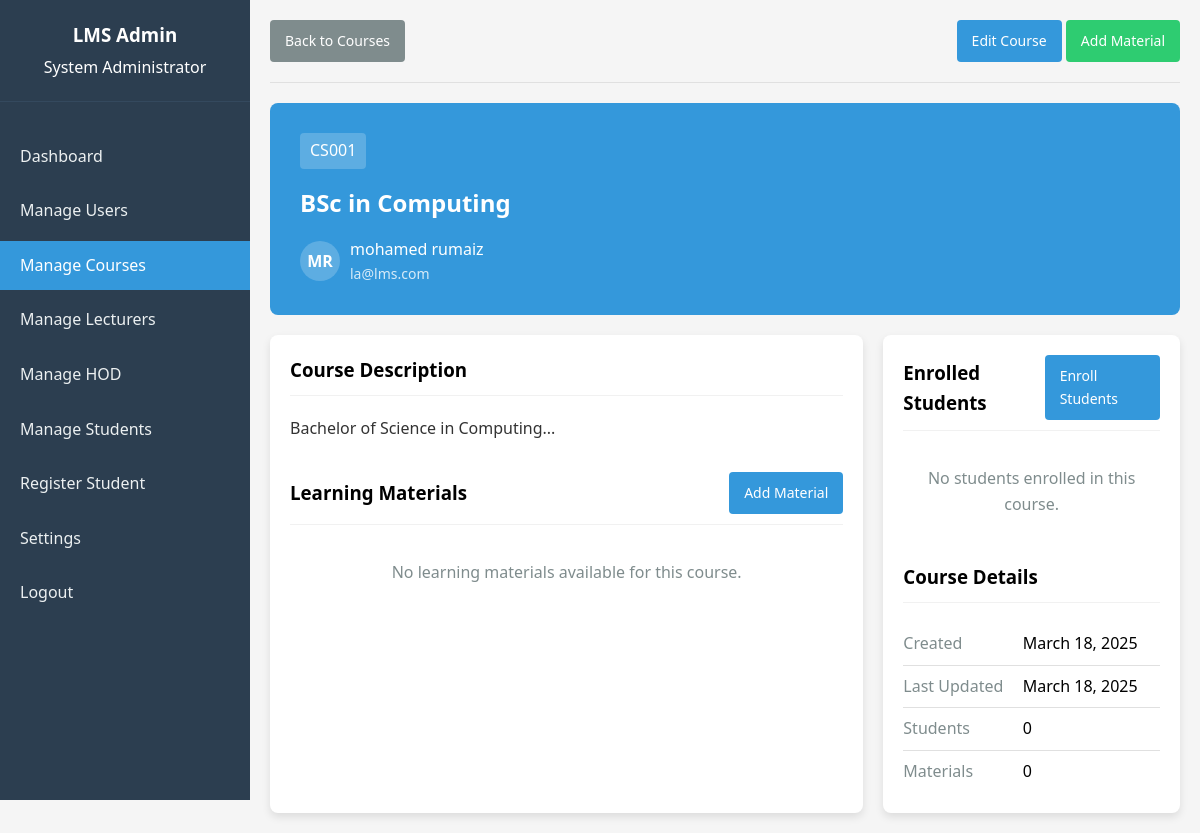
/admin/view_course.php?id=2 (signed in), run on the app's committed database.
### tables this page shows
CREATE TABLE `courses` (
  `course_id` int(11) NOT NULL,
  `course_code` varchar(20) NOT NULL,
  `title` varchar(100) NOT NULL,
  `description` text DEFAULT NULL,
  `lecturer_id` int(11) DEFAULT NULL,
  `created_at` timestamp NOT NULL DEFAULT current_timestamp(),
  `updated_at` timestamp NOT NULL DEFAULT current_timestamp() ON UPDATE current_timestamp()
);

CREATE TABLE `users` (
  `user_id` int(11) NOT NULL,
  `email` varchar(100) NOT NULL,
  `password` varchar(255) NOT NULL,
  `role` enum('admin','lecturer','student','hod') DEFAULT NULL,
  `first_name` varchar(50) NOT NULL,
  `last_name` varchar(50) NOT NULL,
  `profile_picture` varchar(255) DEFAULT NULL,
  `created_at` timestamp NOT NULL DEFAULT current_timestamp(),
  `updated_at` timestamp NOT NULL DEFAULT current_timestamp() ON UPDATE current_timestamp()
);

### admin/view_course.php (the view, shortened to what this page needs)
<?php
require_once '../config.php';
$courseId = $_GET['id'];
$stmt = $conn->prepare("
    SELECT c.*, u.first_name, u.last_name, u.email
    FROM courses c
    LEFT JOIN users u ON c.lecturer_id = u.user_id
    WHERE c.course_id = ?
");
$stmt->bind_param("i", $courseId);
$stmt->execute();
$result = $stmt->get_result();
$course = $result->fetch_assoc();
$studentsStmt = $conn->prepare("
    SELECT u.user_id, u.first_name, u.last_name, u.email, e.enrollment_date, e.status
    FROM enrollments e
    JOIN users u ON e.student_id = u.user_id
    WHERE e.course_id = ?
    ORDER BY e.enrollment_date DESC
");
$studentsStmt->bind_param("i", $courseId);
$studentsStmt->execute();
$studentsResult = $studentsStmt->get_result();
$materialsStmt = $conn->prepare("
    SELECT material_id, title, material_type, created_at
    FROM learning_materials
    WHERE course_id = ?
    ORDER BY created_at DESC
");
$materialsStmt->bind_param("i", $courseId);
$materialsStmt->execute();
$materialsResult = $materialsStmt->get_result();
?>
<!DOCTYPE html>
<html lang="en">
<head>
    <link rel="stylesheet" href="../assets/css/style.css">
</head>
<body>
    <div class="dashboard-container">
        <div class="sidebar">
            <div class="sidebar-header">
                <h3>LMS Admin</h3>
                <p><?php echo $_SESSION['first_name'] . ' ' . $_SESSION['last_name']; ?></p>
            </div>
            <ul class="sidebar-menu">
                <li><a href="dashboard.php">Dashboard</a></li>
                <li><a href="users.php">Manage Users</a></li>
                <li><a href="courses.php" class="active">Manage Courses</a></li>
                <li><a href="lecturer/lecturers.php">Manage Lecturers</a></li>
                <li><a href="hod/hod.php">Manage HOD</a></li>
                <li><a href="student/students.php">Manage Students</a></li>
                <li><a href="students/register_student.php">Register Student</a></li>
                <li><a href="settings.php">Settings</a></li>
                <li><a href="../logout.php">Logout</a></li>
            </ul>
        </div>
        <div class="main-content">
            <div class="header">
                <a href="courses.php" class="btn" style="background-color: #7f8c8d;">Back to Courses</a>
                <div>
                    <a href="edit_course.php?id=<?php echo $courseId; ?>" class="btn">Edit Course</a>
                    <a href="add_material.php?course_id=<?php echo $courseId; ?>" class="btn" style="background-color: #2ecc71;">Add Material</a>
                </div>
            </div>
            <div class="course-header">
                <span class="course-code"><?php echo $course['course_code']; ?></span>
                <h2><?php echo $course['title']; ?></h2>
                <?php if ($course['lecturer_id']): ?>
                    <div class="lecturer-info">
                        <div class="lecturer-avatar">
                            <?php echo strtoupper(substr($course['first_name'], 0, 1) . substr($course['last_name'], 0, 1)); ?>
                        </div>
                        <div>
                            <div><?php echo $course['first_name'] . ' ' . $course['last_name']; ?></div>
                            <div style="font-size: 14px; opacity: 0.8;"><?php echo $course['email']; ?></div>
                        </div>
                    </div>
                <?php else: ?>
                    <div class="lecturer-info">
                        <div style="opacity: 0.8;">No lecturer assigned</div>
                    </div>
                <?php endif; ?>
            </div>
            <div class="content-grid">
                <div class="course-details">
                    <div class="section-title">
                        <h3>Course Description</h3>
                    </div>
                    <div class="description">
                        <?php
                        if (!empty($course['description'])) {
                            echo nl2br($course['description']);
                        } else {
                            echo '<p class="no-items">No description provided.</p>';
                        }
                        ?>
                    </div>
                    <div class="section-title">
                        <h3>Learning Materials</h3>
                        <a href="add_material.php?course_id=<?php echo $courseId; ?>" class="btn btn-sm">Add Material</a>
                    </div>
                    <?php if ($materialsResult->num_rows > 0): ?>
                        <?php while ($material = $materialsResult->fetch_assoc()): ?>
                            <div class="material-item">
                                <div class="material-header">
                                    <span class="material-type <?php echo $material['material_type']; ?>">
                                        <?php echo ucfirst($material['material_type']); ?>
                                    </span>
                                    <span class="material-date">
                                        <?php echo date('M j, Y', strtotime($material['created_at'])); ?>
                                    </span>
                                </div>
                                <h4><?php echo $material['title']; ?></h4>
                                <div style="margin-top: 10px;">
                                    <a href="view_material.php?id=<?php echo $material['material_id']; ?>" class="btn btn-sm">View</a>
                                    <a href="edit_material.php?id=<?php echo $material['material_id']; ?>" class="btn btn-sm">Edit</a>
                                    <a href="delete_material.php?id=<?php echo $material['material_id']; ?>" class="btn btn-sm btn-danger" onclick="return confirm('Are you sure you want to delete this material?');">Delete</a>
                                </div>
                            </div>
                        <?php endwhile; ?>
                    <?php else: ?>
                        <p class="no-items">No learning materials available for this course.</p>
                    <?php endif; ?>
                </div>
                <div class="course-sidebar">
                    <div class="section-title">
                        <h3>Enrolled Students</h3>
                        <a href="enroll_students.php?course_id=<?php echo $courseId; ?>" class="btn btn-sm">Enroll Students</a>
                    </div>
                    <?php if ($studentsResult->num_rows > 0): ?>
                        <?php while ($student = $studentsResult->fetch_assoc()): ?>
                            <div class="student-item">
                                <div class="student-header">
                                    <h4><?php echo $student['first_name'] . ' ' . $student['last_name']; ?></h4>
                                </div>
                                <div class="student-email"><?php echo $student['email']; ?></div>
                                <div class="enrollment-date">Enrolled: <?php echo date('M j, Y', strtotime($student['enrollment_date'])); ?></div>
                                <?php
                                $statusClass = '';
                                switch ($student['status']) {
                                    case 'active':
                                        $statusClass = 'status-active';
                                        break;
                                    case 'completed':
                                        $statusClass = 'status-completed';
                                        break;
                                    case 'dropped':
                                        $statusClass = 'status-dropped';
                                        break;
                                }
                                ?>
                                <span class="enrollment-status <?php echo $statusClass; ?>"><?php echo ucfirst($student['status']); ?></span>
                                <div style="margin-top: 10px;">
                                    <a href="view_student.php?id=<?php echo $student['user_id']; ?>" class="btn btn-sm">View Student</a>
                                    <a href="update_enrollment.php?course_id=<?php echo $courseId; ?>&student_id=<?php echo $student['user_id']; ?>" class="btn btn-sm">Update Status</a>
                                </div>
                            </div>
                        <?php endwhile; ?>
                    <?php else: ?>
                        <p class="no-items">No students enrolled in this course.</p>
                    <?php endif; ?>
                    <div class="section-title" style="margin-top: 30px;">
                        <h3>Course Details</h3>
                    </div>
                    <table style="width: 100%;">
                        <tr>
                            <td style="padding: 8px 0; color: #7f8c8d;">Created</td>
                            <td style="padding: 8px 0;"><?php echo date('F j, Y', strtotime($course['created_at'])); ?></td>
                        </tr>
                        <tr>
                            <td style="padding: 8px 0; color: #7f8c8d;">Last Updated</td>
                            <td style="padding: 8px 0;"><?php echo date('F j, Y', strtotime($course['updated_at'])); ?></td>
                        </tr>
                        <tr>
                            <td style="padding: 8px 0; color: #7f8c8d;">Students</td>
                            <td style="padding: 8px 0;"><?php echo $studentsResult->num_rows; ?></td>
                        </tr>
                        <tr>
                            <td style="padding: 8px 0; color: #7f8c8d;">Materials</td>
                            <td style="padding: 8px 0;"><?php echo $materialsResult->num_rows; ?></td>
                        </tr>
                    </table>
                </div>
            </div>
        </div>
    </div>
</body>
</html>

### assets/css/style.css (style rules this page uses)
* { margin: 0; padding: 0; box-sizing: border-box; font-family: 'Segoe UI', Tahoma, Geneva, Verdana, sans-serif; }
body { background-color: #f5f5f5; line-height: 1.6; }
a { text-decoration: none; }
.dashboard-container { display: flex; min-height: 100vh; }
.sidebar { width: 250px; background-color: #2c3e50; color: white; padding: 20px 0; position: fixed; height: 100vh; overflow-y: auto; }
.sidebar-header { padding: 0 20px 20px; border-bottom: 1px solid #34495e; text-align: center; }
.sidebar-header h3 { margin-bottom: 5px; }
.sidebar-menu { list-style: none; padding: 0; margin: 30px 0; }
.sidebar-menu li { margin-bottom: 5px; }
.sidebar-menu a { display: block; color: #ecf0f1; text-decoration: none; padding: 12px 20px; transition: all 0.3s; }
.sidebar-menu a:hover, .sidebar-menu a.active { background-color: #3498db; color: white; }
.main-content { flex: 1; padding: 20px; margin-left: 250px; background-color: #f5f5f5; }
.header { display: flex; justify-content: space-between; align-items: center; padding-bottom: 20px; border-bottom: 1px solid #e0e0e0; margin-bottom: 20px; }
table { width: 100%; border-collapse: collapse; }
table th, table td { padding: 12px 15px; text-align: left; border-bottom: 1px solid #e0e0e0; }
table tr:last-child td { border-bottom: none; }
.btn { background-color: #3498db; color: white; border: none; padding: 10px 15px; border-radius: 4px; cursor: pointer; text-decoration: none; display: inline-block; font-size: 14px; }

### admin/view_course.php (style rules this page uses)
.course-header { background-color: #3498db; color: white; padding: 30px; border-radius: 8px; margin-bottom: 20px; }
.course-header h2 { margin-bottom: 10px; }
.course-code { display: inline-block; background-color: rgba(255, 255, 255, 0.2); padding: 5px 10px; border-radius: 4px; margin-bottom: 15px; }
.lecturer-info { margin-top: 15px; display: flex; align-items: center; }
.lecturer-avatar { width: 40px; height: 40px; border-radius: 50%; margin-right: 10px; background-color: rgba(255, 255, 255, 0.2); display: flex; align-items: center; justify-content: center; font-weight: bold; }
.content-grid { display: grid; grid-template-columns: 2fr 1fr; gap: 20px; }
.course-details, .course-sidebar { background-color: white; border-radius: 8px; box-shadow: 0 4px 8px rgba(0, 0, 0, 0.1); padding: 20px; }
.section-title { margin-bottom: 20px; padding-bottom: 10px; border-bottom: 1px solid #f1f1f1; display: flex; justify-content: space-between; align-items: center; }
.section-title h3 { margin-bottom: 0; }
.description { line-height: 1.6; color: #333; margin-bottom: 30px; }
.no-items { text-align: center; padding: 15px; color: #7f8c8d; }

### data on the page
courses: course_code "CS001", title "BSc in Computing", lecturer.last_name "MR", lecturer.first_name "mohamed", lecturer.last_name "rumaiz", lecturer.email "la@lms.com", description "Bachelor of Science in Computing...", created_at "March 18, 2025", updated_at "March 18, 2025"

### other printed values
$_SESSION['first_name'] "System"
$_SESSION['last_name'] "Administrator"
$studentsResult->num_rows "0"
$materialsResult->num_rows "0"
